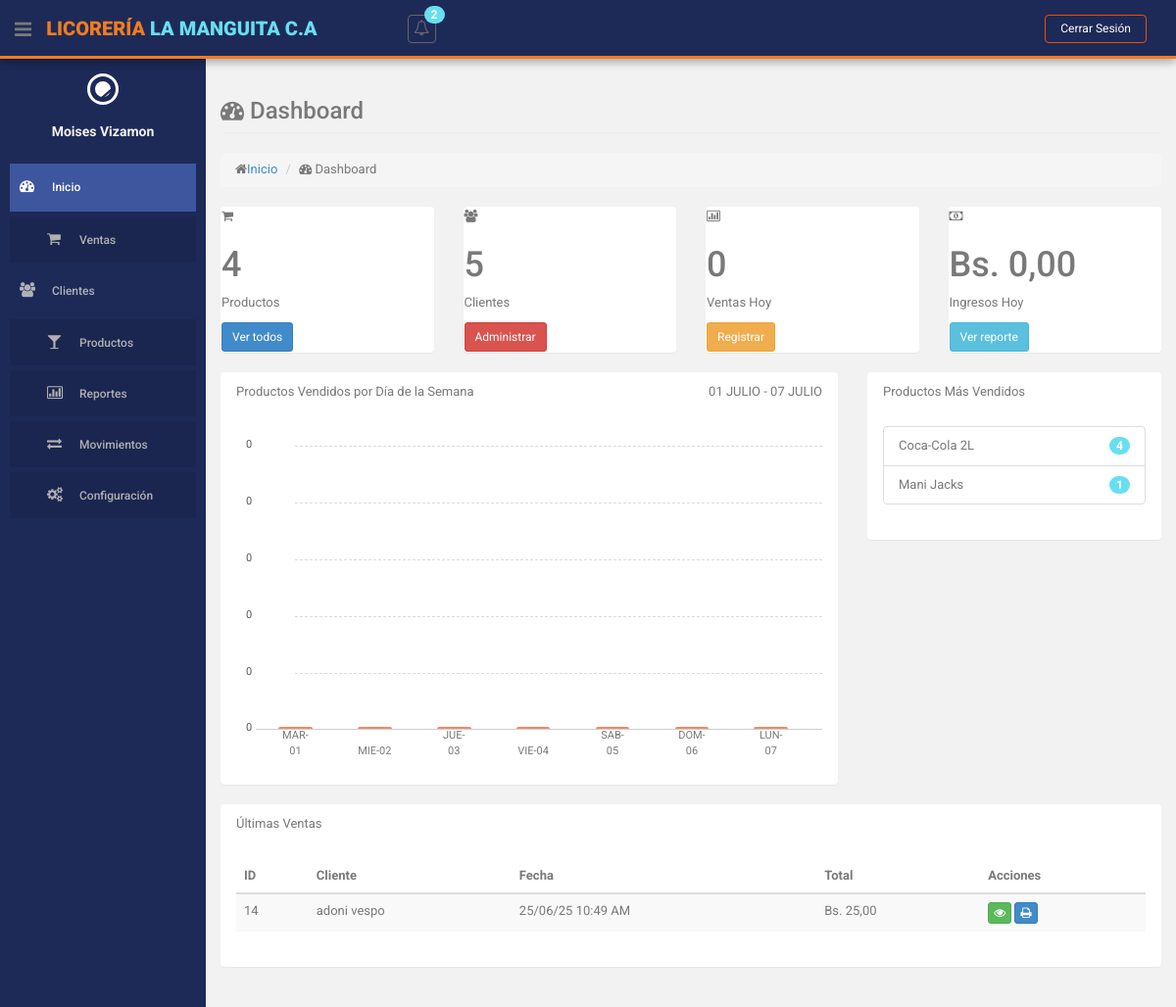
/index.php?action=dashboard (signed in), run on an earlier commit of the app's database.
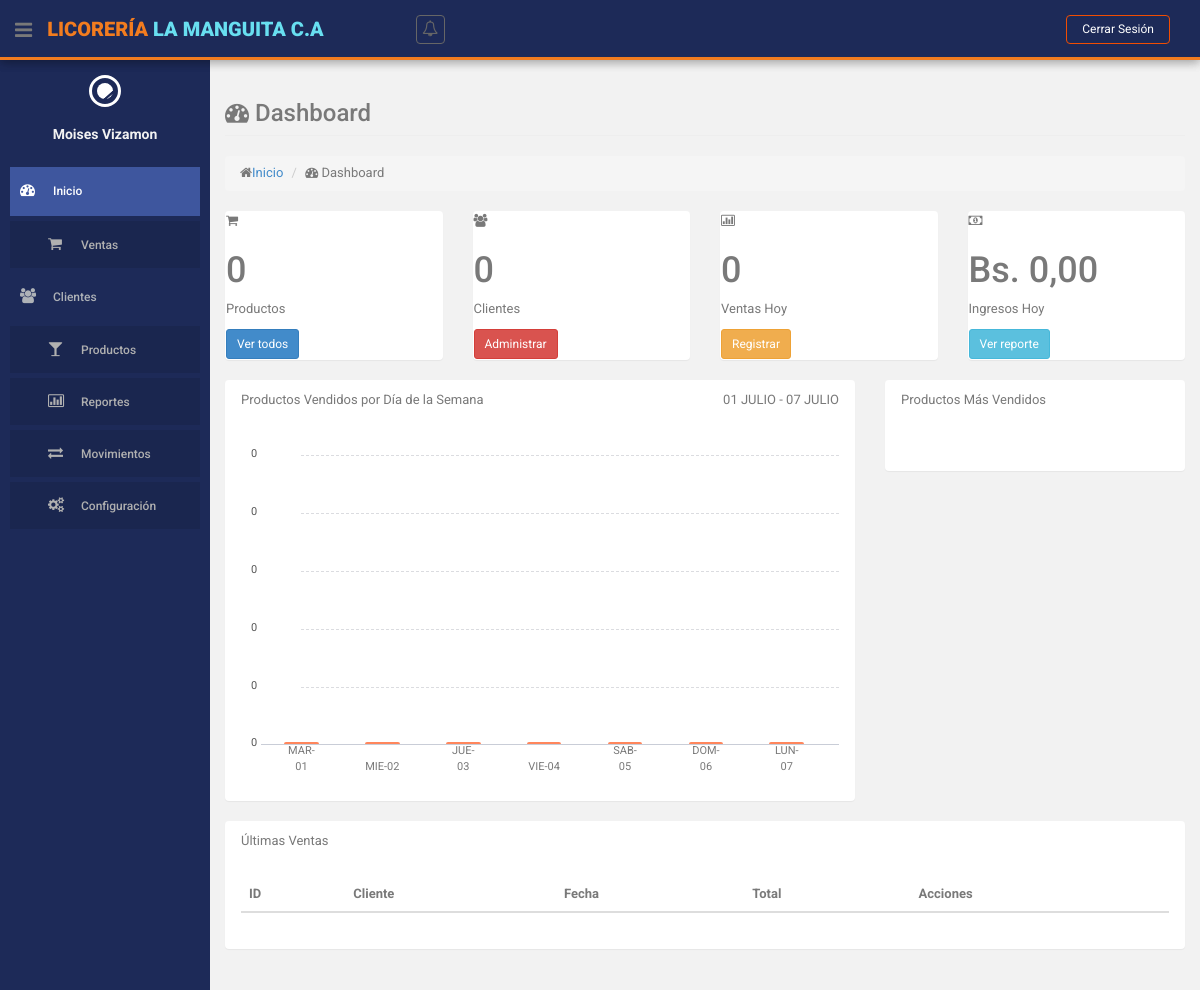
And on a later commit of the database.
### tables this page shows
CREATE TABLE `producto` (
  `id` int(10) NOT NULL,
  `descripcion` varchar(255) NOT NULL,
  `cantidad` int(255) NOT NULL,
  `precio` decimal(10,2) NOT NULL,
  `id_categoria` int(11) NOT NULL,
  `id_estatus` int(11) NOT NULL
);

CREATE TABLE `ventas` (
  `id` int(255) NOT NULL,
  `cedula_cliente` varchar(15) NOT NULL,
  `id_usuario` int(11) NOT NULL,
  `fecha` datetime NOT NULL,
  `monto_total` decimal(10,2) NOT NULL,
  `id_venta_original` int(11) DEFAULT NULL,
  `id_estatus` int(11) NOT NULL DEFAULT 1
);

### views/dashboard.php (the view, shortened to what the changed rows need)
<?php
include 'views/layouts/header.php';
include 'views/layouts/sidebar.php';
?>
<section id="main-content">
    <section class="wrapper">
        <div class="row">
            <div class="col-lg-12">
                <h3 class="page-header"><i class="fa fa-dashboard"></i> Dashboard</h3>
                <ol class="breadcrumb">
                    <li><i class="fa fa-home"></i><a href="<?php echo BASE_URL; ?>">Inicio</a></li>
                    <li><i class="fa fa-dashboard"></i> Dashboard</li>
                </ol>
            </div>
        </div>
        <div class="row state-overview">
            <div class="col-lg-3 col-sm-6">
                <section class="panel">
                    <div class="symbol terques">
                        <i class="fa fa-shopping-cart"></i>
                    </div>
                    <div class="value">
                        <h1><?php echo $data['totalProductos']; ?></h1>
                        <p>Productos</p>
                        <a href="<?php echo BASE_URL; ?>index.php?action=productos" class="btn btn-primary btn-sm">Ver todos</a>
                    </div>
                </section>
            </div>
            <div class="col-lg-3 col-sm-6">
                <section class="panel">
                    <div class="symbol red">
                        <i class="fa fa-users"></i>
                    </div>
                    <div class="value">
                        <h1><?php echo $data['totalClientes']; ?></h1>
                        <p>Clientes</p>
                        <a href="<?php echo BASE_URL; ?>index.php?action=clientes" class="btn btn-danger btn-sm">Administrar</a>
                    </div>
                </section>
            </div>
            <div class="col-lg-3 col-sm-6">
                <section class="panel">
                    <div class="symbol yellow">
                        <i class="fa fa-bar-chart-o"></i>
                    </div>
                    <div class="value">
                        <h1><?php echo $data['ventasHoy']; ?></h1>
                        <p>Ventas Hoy</p>
                        <a href="<?= BASE_URL ?>index.php?action=ventas&method=crear" class="btn btn-warning btn-sm">Registrar</a>
                    </div>
                </section>
            </div>
            <?php if ($_SESSION['user_rol'] != 2): ?>
                <div class="col-lg-3 col-sm-6">
                    <section class="panel">
                        <div class="symbol blue">
                            <i class="fa fa-money"></i>
                        </div>
                        <div class="value">
                            <h1>Bs. <?php echo number_format($data['ingresosHoy'], 2, ',', '.'); ?></h1>
                            <p>Ingresos Hoy</p>
                            <a href="<?php echo BASE_URL; ?>index.php?action=reportes" class="btn btn-info btn-sm">Ver reporte</a>
                        </div>
                    </section>
                </div>
            <?php endif; ?>
        </div>
        <div class="row">
            <div class="col-lg-8">
                <section class="panel">
                    <header class="panel-heading">
                        Productos Vendidos por Día de la Semana
                        <span class="pull-right"><?php echo $mesActual; ?></span>
                    </header>
                    <div class="panel-body">
                        <div class="custom-bar-chart">
                            <ul class="y-axis">
                                <?php
                                $maxProductos = !empty($data['productosPorDia']) ? max($data['productosPorDia']) : 10;
                                $steps = 5;
                                $stepSize = $maxProductos / $steps;
                                for ($i = $steps; $i >= 0; $i--):
                                    $value = $i * $stepSize;
                                ?>
                                    <li><span><?php echo number_format($value, 0); ?></span></li>
                                <?php endfor; ?>
                            </ul>
                            <?php
                            foreach ($data['productosPorDia'] as $dia => $cantidad):
                                $height = ($maxProductos > 0) ? max(($cantidad / $maxProductos) * 100, 1) : 1;
                                if ($cantidad >= ($maxProductos * 0.8)) {
                                    $color = 'bg-success';
                                } elseif ($cantidad >= ($maxProductos * 0.5)) {
                                    $color = 'bg-warning';
                                } else {
                                    $color = 'bg-danger';
                                }
                            ?>
                                <div class="bar">
                                    <div class="title"><?php echo $dia; ?></div>
                                    <div class="value tooltips <?php echo $color; ?>"
                                        data-original-title="<?php echo $cantidad; ?> productos"
                                        data-toggle="tooltip"
                                        data-placement="top"
                                        style="height: 0%;"
                                        data-height="<?php echo $height; ?>%">
                                    </div>
                                </div>
                            <?php endforeach; ?>
                        </div>
                    </div>
                </section>
            </div>
            <div class="col-lg-4">
                <section class="panel">
                    <header class="panel-heading">
                        Productos Más Vendidos
                    </header>
                    <div class="panel-body">
                        <ul class="list-group">
                            <?php foreach ($data['topProductos'] as $producto): ?>
                                <li class="list-group-item">
                                    <span class="badge bg-theme"><?php echo $producto['total_vendido']; ?></span>
                                    <?php echo $producto['producto']; ?>
                                </li>
                            <?php endforeach; ?>
                        </ul>
                    </div>
                </section>
            </div>
        </div>
        <div class="row">
            <div class="col-lg-12">
                <section class="panel">
                    <header class="panel-heading">
                        Últimas Ventas
                    </header>
                    <div class="panel-body">
                        <table class="table table-striped table-advance table-hover">
                            <thead>
                                <tr>
                                    <th>ID</th>
                                    <th>Cliente</th>
                                    <th>Fecha</th>
                                    <th>Total</th>
                                    <th>Acciones</th>
                                </tr>
                            </thead>
                            <tbody>
                                <?php foreach ($data['ultimasVentas'] as $venta): ?>
                                    <tr>
                                        <td><?php echo $venta['id'] ?? 'N/A'; ?></td>
                                        <td><?php echo $venta['cliente'] ?? 'N/A'; ?></td>
                                        <td><?php
                                            if(isset($venta['fecha'])) {
                                                $fecha = new DateTime($venta['fecha']);
                                                echo $fecha->format('d/m/y h:i ') . $fecha->format('A');
                                            } else {
                                                echo 'N/A';
                                            }
                                        ?></td>
                                        <td>Bs. <?php echo isset($venta['monto_total']) ? number_format($venta['monto_total'], 2, ',', '.') : '0,00'; ?></td>
                                        <td>
                                            <a href="<?php echo BASE_URL; ?>index.php?action=ventas&method=mostrar&id=<?php echo $venta['id']; ?>" class="btn btn-success btn-xs"><i class="fa fa-eye"></i></a>
                                            <a href="<?php echo BASE_URL; ?>index.php?action=ventas&method=imprimir&id=<?php echo $venta['id']; ?>" class="btn btn-primary btn-xs"><i class="fa fa-print"></i></a>
                                        </td>
                                    </tr>
                                <?php endforeach; ?>
                            </tbody>
                        </table>
                    </div>
                </section>
            </div>
        </div>
    </section>
</section>

### views/layouts/header.php (shortened to what the changed rows need)
<!DOCTYPE html>
<html lang="es">
<head>
    <link href="<?php echo BASE_URL; ?>assets/css/bootstrap.css" rel="stylesheet">
    <link href="<?php echo BASE_URL; ?>assets/font-awesome/css/font-awesome.css" rel="stylesheet">
    <link rel="stylesheet" type="text/css" href="<?php echo BASE_URL; ?>assets/css/zabuto_calendar.css">
    <link rel="stylesheet" type="text/css" href="<?php echo BASE_URL; ?>assets/js/gritter/css/jquery.gritter.css">
    <link rel="stylesheet" type="text/css" href="<?php echo BASE_URL; ?>assets/lineicons/style.css">
    <link href="<?php echo BASE_URL; ?>assets/css/style.css" rel="stylesheet">
    <link href="<?php echo BASE_URL; ?>assets/css/style-responsive.css" rel="stylesheet">
    <link rel="stylesheet" type="text/css" href="https://cdn.datatables.net/1.11.5/css/jquery.dataTables.css">
</head>
<body>
    <section id="container">
        <header class="header black-bg">
            <div class="sidebar-toggle-box">
                <div class="fa fa-bars tooltips" data-placement="right" data-original-title="Toggle Navigation"></div>
            </div>
            <a class="logo"><b>LICORERÍA <span>La Manguita C.A</span></b></a>
            <div class="nav notify-row" id="top_menu">
                <ul class="nav top-menu">
                    <li class="dropdown">
                        <?php
                        $notificaciones = obtenerNotificacionesStock();
                        $totalNotificaciones = $notificaciones['total'];
                        ?>
                        <a data-toggle="dropdown" class="dropdown-toggle" href="#">
                            <i class="fa fa-bell-o"></i>
                            <?php if ($totalNotificaciones > 0): ?>
                                <span class="badge bg-theme"><?= $totalNotificaciones ?></span>
                            <?php endif; ?>
                        </a>
                    </li>
                </ul>
            </div>
            <div class="top-menu">
                <ul class="nav pull-right top-menu">
                    <li><a class="logout" href="<?php echo BASE_URL; ?>index.php?action=logout">Cerrar Sesión</a></li>
                </ul>
            </div>
        </header>

What changed in the data, as far as the page shows it:
removed producto: total_vendido "4", descripcion "Coca-Cola 2L"
removed producto: total_vendido "1", descripcion "Mani Jacks"
removed ventas: id "14", cliente "adoni vespo", fecha "25/06/25 10:49", fecha "AM", monto_total "25,00"
Also different on the page:
$data['totalProductos']: "4" → "0"
$data['totalClientes']: "5" → "0"
$totalNotificaciones: "2" → (not shown)
